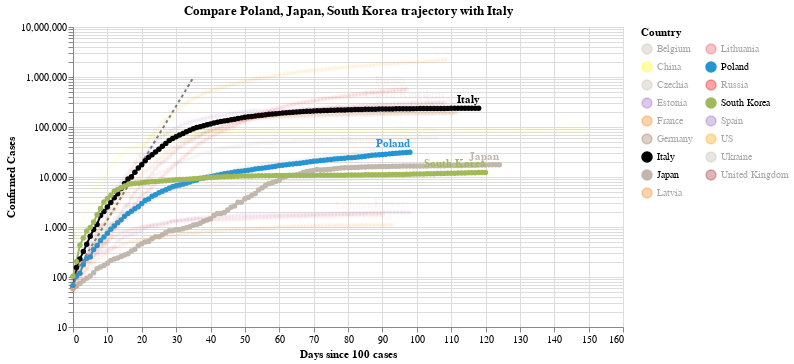

Notebook source saved alongside this figure:
### Code cell
#hide_input
chart3 = make_since_chart(dff2, ['Poland', 'Japan', 'South Korea'], baseline_countries)
chart3

### Figure 1 — Vega-Lite specification as saved in the notebook (floating-point values rounded to 4 significant figures; data arrays with more than 128 entries replaced by an {"elided": "..."} marker saying what was removed)
{"config": {"view": {"continuousWidth": 400, "continuousHeight": 300}}, "layer": [{"data": {"name": "data-628230001892d6798b50651be41d1b3e"}, "mark": {"type": "line", "color": "black", "opacity": 0.5, "strokeDash": [3, 3]}, "encoding": {"x": {"type": "quantitative", "field": "Days since 100 cases"}, "y": {"type": "quantitative", "field": "Confirmed Cases"}}}, {"data": {"name": "data-d9fd48fad630243315015e8b3693fda8"}, "mark": {"type": "line", "point": true}, "encoding": {"color": {"type": "nominal", "field": "Country", "legend": {"columns": 2}, "scale": {"domain": ["Belgium", "China", "Czechia", "Estonia", "France", "Germany", "Italy", "Japan", "Latvia", "Lithuania", "Poland", "Russia", "South Korea", "Spain", "US", "Ukraine", "United Kingdom"], "range": ["#C1B7AD", "yellow", "#C1B7AD", "#9467bd", "#F58518", "#9D755D", "black", "#C1B7AD", "#F58518", "#E45756", "#2495D3", "red", "#A1BA59", "#9467bd", "orange", "#C1B7AD", "brown"]}}, "opacity": {"condition": {"value": 1, "selection": "selector001"}, "value": 0.05}, "tooltip": [{"type": "nominal", "field": "Country"}, {"type": "temporal", "field": "Date"}, {"type": "quantitative", "field": "Confirmed Cases"}, {"type": "quantitative", "field": "Days since 100 cases"}], "x": {"type": "quantitative", "field": "Days since 100 cases"}, "y": {"type": "quantitative", "field": "Confirmed Cases", "scale": {"type": "log"}}}, "selection": {"selector001": {"type": "multi", "fields": ["Country"], "bind": "legend", "init": [{"Country": "Poland"}, {"Country": "Japan"}, {"Country": "South Korea"}, {"Country": "Italy"}]}}, "width": 550}, {"data": {"name": "data-d9fd48fad630243315015e8b3693fda8"}, "mark": {"type": "text", "align": "right", "dy": -8, "fontWeight": "bold"}, "encoding": {"color": {"type": "nominal", "field": "Country", "legend": {"columns": 2}, "scale": {"domain": ["Belgium", "China", "Czechia", "Estonia", "France", "Germany", "Italy", "Japan", "Latvia", "Lithuania", "Poland", "Russia", "South Korea", "Spain", "US", "Ukraine", "United Kingdom"], "range": ["#C1B7AD", "yellow", "#C1B7AD", "#9467bd", "#F58518", "#9D755D", "black", "#C1B7AD", "#F58518", "#E45756", "#2495D3", "red", "#A1BA59", "#9467bd", "orange", "#C1B7AD", "brown"]}}, "opacity": {"condition": {"value": 1, "selection": "selector001"}, "value": 0.05}, "text": {"type": "nominal", "field": "Country"}, "tooltip": [{"type": "nominal", "field": "Country"}, {"type": "temporal", "field": "Date"}, {"type": "quantitative", "field": "Confirmed Cases"}, {"type": "quantitative", "field": "Days since 100 cases"}], "x": {"type": "quantitative", "field": "Days since 100 cases"}, "y": {"type": "quantitative", "field": "Confirmed Cases", "scale": {"type": "log"}}}, "transform": [{"filter": "(datum['Date'] >= 1592524800000)"}], "width": 550}], "title": "Compare Poland, Japan, South Korea trajectory with Italy", "$schema": "https://vega.github.io/schema/vega-lite/v4.0.2.json", "datasets": {"data-628230001892d6798b50651be41d1b3e": [{"Days since 100 cases": 0, "Confirmed Cases": 100.0}, {"Days since 100 cases": 1, "Confirmed Cases": 130.0}, {"Days since 100 cases": 2, "Confirmed Cases": 169.0}, {"Days since 100 cases": 3, "Confirmed Cases": 219.7}, {"Days since 100 cases": 4, "Confirmed Cases": 285.6}, {"Days since 100 cases": 5, "Confirmed Cases": 371.3}, {"Days since 100 cases": 6, "Confirmed Cases": 482.7}, {"Days since 100 cases": 7, "Confirmed Cases": 627.5}, {"Days since 100 cases": 8, "Confirmed Cases": 815.7}, {"Days since 100 cases": 9, "Confirmed Cases": 1060.0}, {"Days since 100 cases": 10, "Confirmed Cases": 1379.0}, {"Days since 100 cases": 11, "Confirmed Cases": 1792.0}, {"Days since 100 cases": 12, "Confirmed Cases": 2330.0}, {"Days since 100 cases": 13, "Confirmed Cases": 3029.0}, {"Days since 100 cases": 14, "Confirmed Cases": 3937.0}, {"Days since 100 cases": 15, "Confirmed Cases": 5119.0}, {"Days since 100 cases": 16, "Confirmed Cases": 6654.0}, {"Days since 100 cases": 17, "Confirmed Cases": 8650.0}, {"Days since 100 cases": 18, "Confirmed Cases": 11250.0}, {"Days since 100 cases": 19, "Confirmed Cases": 14620.0}, {"Days since 100 cases": 20, "Confirmed Cases": 19000.0}, {"Days since 100 cases": 21, "Confirmed Cases": 24710.0}, {"Days since 100 cases": 22, "Confirmed Cases": 32120.0}, {"Days since 100 cases": 23, "Confirmed Cases": 41750.0}, {"Days since 100 cases": 24, "Confirmed Cases": 54280.0}, {"Days since 100 cases": 25, "Confirmed Cases": 70560.0}, {"Days since 100 cases": 26, "Confirmed Cases": 91730.0}, {"Days since 100 cases": 27, "Confirmed Cases": 119300.0}, {"Days since 100 cases": 28, "Confirmed Cases": 155000.0}, {"Days since 100 cases": 29, "Confirmed Cases": 201500.0}, {"Days since 100 cases": 30, "Confirmed Cases": 262000.0}, {"Days since 100 cases": 31, "Confirmed Cases": 340600.0}, {"Days since 100 cases": 32, "Confirmed Cases": 442800.0}, {"Days since 100 cases": 33, "Confirmed Cases": 575600.0}, {"Days since 100 cases": 34, "Confirmed Cases": 748300.0}, {"Days since 100 cases": 35, "Confirmed Cases": 972800.0}], "data-d9fd48fad630243315015e8b3693fda8": {"elided": "1849 records"}}}
